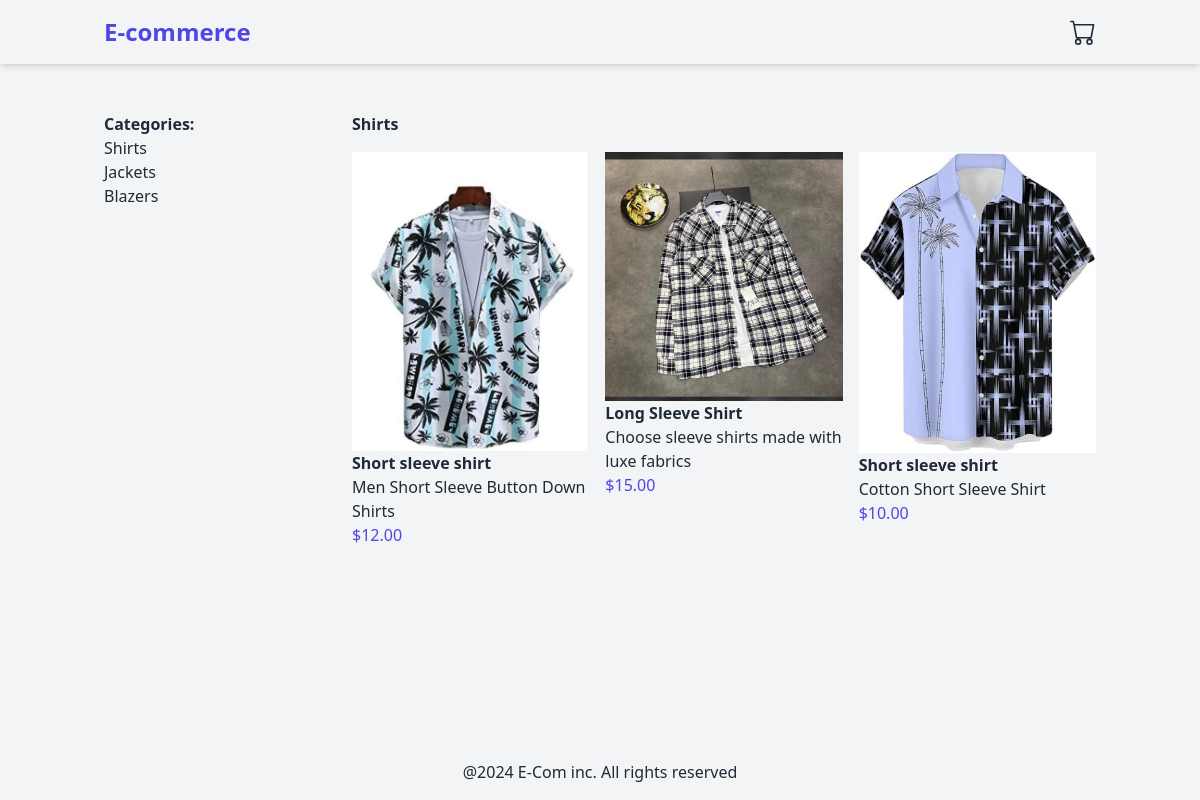
Page /shirts/ on the committed database.
### products/models.py (models this page shows, shortened)
class Category(models.Model):
    name = models.CharField(max_length=250)
    slug = models.SlugField(unique=True)
    class Meta:
        verbose_name_plural = 'categories'

class Product(models.Model):
    category = models.ForeignKey(Category, related_name='products', on_delete=models.CASCADE)
    name = models.CharField(max_length=250)
    slug = models.SlugField(max_length=250)
    description = models.TextField(blank=True)
    price = models.DecimalField(max_digits=10, decimal_places=2)
    available = models.BooleanField(default=True)
    created = models.DateTimeField(auto_now_add=True)
    updated = models.DateTimeField(auto_now=True)
    image = models.ImageField(upload_to='products', blank=True, null=True)

### products/views.py (the view)
# urls.py: path('', views.product_list, name='product_list'),
def product_list(request, category_slug=None):
    category = None
    products = Product.objects.filter(available=True)
    categories = Category.objects.all()
    if category_slug:
        category = get_object_or_404(Category, slug=category_slug)
        products = products.filter(category=category)
    return render(request, 'products/product/list.html', {'category':category, 'products':products, 'categories':categories})

### products/templates/products/product/list.html (shortened to what this page needs)
{% extends 'base.html' %} {% load static %}  {% block content %}
<div class="container mx-auto p-4 flex">
  <aside class="w-1/4">
    <h2 class="font-bold">Categories:</h2>
    <ul>
      {%for category in categories%}
      <li>
        <a href="{% url 'products:product_list_by_category' category.slug %}"
          >{{category.name}}</a
        >
      </li>
      {%endfor%}
    </ul>
  </aside>
  <main class="w-3/4">
    {%if category%}
    <h2 class="font-bold mb-4">{{category.name}}</h2>
    {%else%}
    <h2 class="font-bold mb-4">All Products:</h2>
    {%endif%}
    <div class="grid grid-cols-3 gap-4">
      {% for product in products %}
      <a href="{% url 'products:product_detail' product.id product.slug %}">
        <div>
          {% if product.image %}
          <img
            src="{{product.image.url}}"
            alt="{{product.name}}"
            class="object-cover"
          />
          {%else%}
          <p>The image is not available</p>
          {%endif%}
          <h3 class="font-semibold">{{product.name}}</h3>
          <p>{{product.description}}</p>
          <p class="text-indigo-600">${{product.price}}</p>
        </div>
      </a>
      {%endfor%}
    </div>
  </main>
</div>
{% endblock %}

### rows in the picture
Category: name "Shirts"
Category: name "Jackets"
Category: name "Blazers"
Product: image (picture), name "Short sleeve shirt", description "Men Short Sleeve Button Down Shirts", price "12.00"
Product: image (picture), name "Long Sleeve Shirt", description "Choose sleeve shirts made with luxe fabrics", price "15.00"
Product: image (picture), name "Short sleeve shirt", description "Cotton Short Sleeve Shirt", price "10.00"
